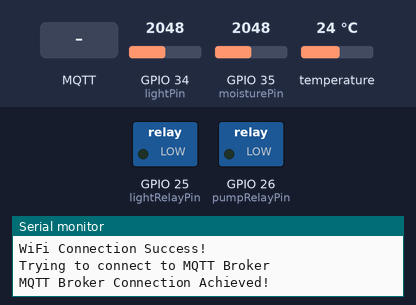
A program run on a simulated ESP32. Shown: switched loads named in the program (green lamp = pin HIGH), the last lines printed to the serial monitor. Inputs (shaded band) come from the test bench; at power-on: GPIO 34 (lightPin) = 2048, GPIO 35 (moisturePin) = 2048, temperature 24 °C. WiFi joins after 1.5 s; servers stay silent unless stated; no MQTT or app messages arrive unless stated.

Above: at 3.2 s.
3.3 s: MQTT message "on" arrives on the first subscribed topic
At 7.8 s:
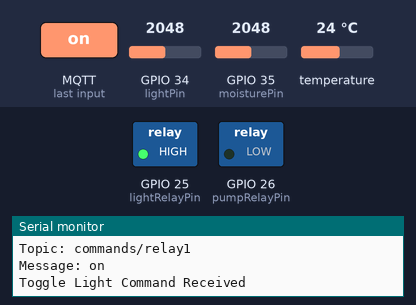
8.5 s: MQTT message "5" arrives on the second subscribed topic
At 12.8 s:
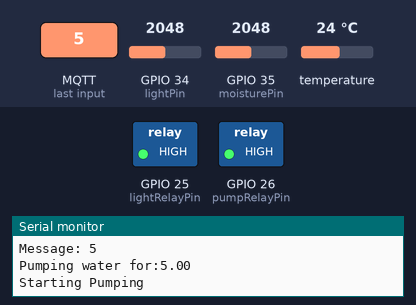
18.5 s: MQTT message "off" arrives on the first subscribed topic
At 23.2 s:
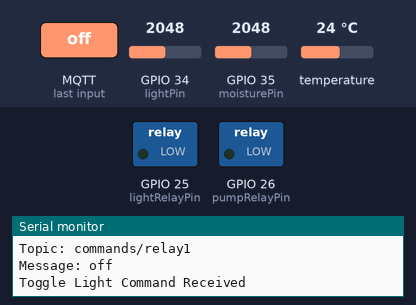
23.5 s: MQTT message "1" arrives on the second subscribed topic
At 27.8 s:
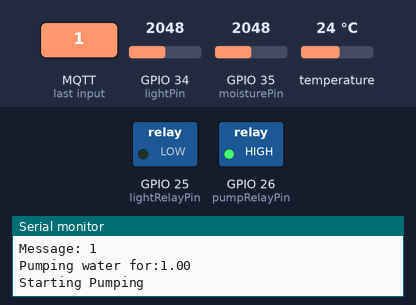
Timing chart, 0 to 29.6 s (numbered marks = the images above; inputs shaded):
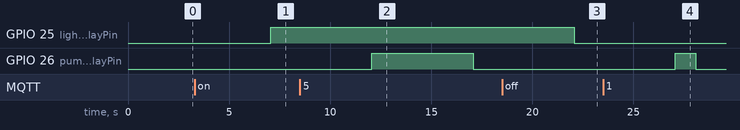

The program:

main.cpp
```cpp
#include <Arduino.h>
#include <secrets.h>
#include <WiFi.h>
#include <PubSubClient.h>
#include <Adafruit_Sensor.h>
#include <Adafruit_BMP280.h>


#define SEALEVELPRESSURE_HPA (1021) //Joburg Sea Pressure

Adafruit_BMP280 bme;

WiFiClient wifNetwork;
PubSubClient client(wifNetwork);

const char* ssid = WIFI_SSID;
const char* password = WIFI_PASS;
const char* mqtt_user = MQTT_USER;
const char* mqtt_pass = MQTT_PASS;

const char* mqtt_server = "192.168.0.199";

int lightPin = 34;
int moisturePin = 35;


int lightVal = 0;
float lightAdjVolt = 0;
int moistureVal = 0;
float moistureValAdj = 0;

int lightRelayPin = 25;
int pumpRelayPin = 26;

float temperature = 0;

bool printDebugOutput = false;

void reconnect() {
  while (!client.connected()) {
    if (client.connect("ESP32Client", mqtt_user, mqtt_pass)) {
      client.subscribe("commands/relay1");
      client.subscribe("commands/relay2");
    }
    Serial.println("Trying to connect to MQTT Broker");

    delay(500);
  }
  Serial.println("MQTT Broker Connection Achieved!");
}

void toggleLight(String state){
  Serial.println("Toggle Light Command Received");
  if (state == "on"){
    digitalWrite(lightRelayPin,HIGH);
    client.publish("sensors/feedback", "LIGHT STATE: ON", true);
  } else if (state == "off"){
     digitalWrite(lightRelayPin,LOW);
     client.publish("sensors/feedback", "LIGHT STATE: OFF", true);
  }
}

void pumpWater(float time){
  Serial.print("Pumping water for:");
  Serial.println(time);
  if (time > 0){
    digitalWrite(pumpRelayPin,HIGH);
    Serial.println("Starting Pumping");
    //I need to adjust for ms
    delay(time * 1000);
    digitalWrite(pumpRelayPin,LOW);
    Serial.println("Done Pumping");
    client.publish("sensors/feedback", "DONE PUMPING WATER", true);
  }else{
    Serial.println("Water pumping time error");
  }
}

void callback(char* topic, byte* message, unsigned int length) {
  String msg;
  // Convert the byte array to a String
  for (int i = 0; i < length; i++) {
    msg += (char)message[i];
  }

  //debug messages
  Serial.println("Message Received");
  Serial.print("Topic: ");
  Serial.println(topic);
  Serial.print("Message: ");
  Serial.println(msg);


  if (strcmp(topic, "commands/relay1") == 0) {
    toggleLight(msg);
  } else if (strcmp(topic, "commands/relay2") == 0) {
     pumpWater(msg.toFloat());
  }else{
    Serial.print("Message not defined");
  }


}

void setup() {
  Serial.begin(115200);
  pinMode(lightRelayPin, OUTPUT);
  pinMode(pumpRelayPin, OUTPUT);

  if (!bme.begin(0x76)) {
    Serial.println("Could not find a valid BME280 sensor, check wiring!");
    delay(500);
  }

  WiFi.begin(ssid, password);
  while (WiFi.status() != WL_CONNECTED){
      Serial.println("Attempting WiFi Connection ...");
     delay(500);
  }
  Serial.println("WiFi Connection Success!");

  client.setServer(mqtt_server, 1883);
  client.setCallback(callback);
  reconnect();

}


void loop() {
  if (!client.connected()) reconnect();
  client.loop();


  temperature = bme.readTemperature();

  client.publish("sensors/temp", String(temperature).c_str(), true);

   //reading light values
  lightVal = analogRead(lightPin);

  lightAdjVolt = lightVal * (3.3/4095.0);

  client.publish("sensors/light", String(lightAdjVolt).c_str(), true);


  //reading moisture values
  moistureVal = analogRead(moisturePin);

  moistureValAdj = moistureVal * (3.3 / 4095.0);

  client.publish("sensors/moisture", String(moistureValAdj).c_str(), true);

  if (printDebugOutput){
    Serial.print("Moisture Value = ");
    Serial.println(moistureVal);

    Serial.print("Moisture Value Adj = ");
    Serial.println(moistureValAdj);

    Serial.print("lightAdjVolt = ");
    Serial.println(lightAdjVolt);

    Serial.print("Light Value = ");
    Serial.println(lightVal);

    Serial.print("Temperature = ");
    Serial.print(temperature);
    Serial.println(" C");
  }
  delay(5000);
}
```

secrets.example.h
```cpp
#define WIFI_SSID "YOUR_WIFI_SSID"
#define WIFI_PASS "YOUR_WIFI_PASS"
#define MQTT_USER "YOUR_MQTT_USERNAME"
#define MQTT_PASS "YOUR_MQTT_PASSWORD"
```

Measured:
- after the input at 3.3 s, GPIO 25 (lightRelayPin): LOW → HIGH after 3.8 s
- after the input at 8.5 s, GPIO 26 (pumpRelayPin): LOW → HIGH after 3.6 s, → LOW 5.0 s later
- after the input at 18.5 s, GPIO 25 (lightRelayPin): HIGH → LOW after 3.6 s
- after the input at 23.5 s, GPIO 26 (pumpRelayPin): LOW → HIGH after 3.6 s, → LOW 1.0 s later
